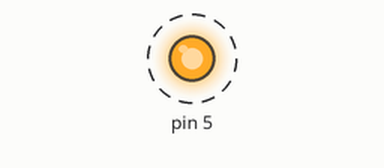
This sketch was run on a simulated Arduino Uno, built with avr-gcc and run on an emulated ATmega328P. On the bench: output pins drawn as LEDs (lit = HIGH). Dashed ring = blinking.

Above: at 0.05 s.
Timing chart, 0 to 3.0 s (numbered marks = the images above):
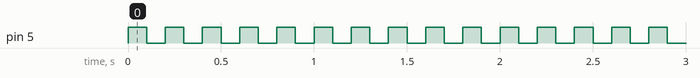

The sketch:

led_blink.ino
```cpp
void setup() {
  // put your setup code here, to run once:
  pinMode(5,OUTPUT);

}

void loop() {
  // put your main code here, to run repeatedly:
   digitalWrite(5,1);
   delay(100);
   digitalWrite(5,0);
   delay(100);
   digitalWrite(5,1);


}
```

Measured:
- by itself, pin 5: alternates HIGH for 0.10 s and LOW for 0.10 s
